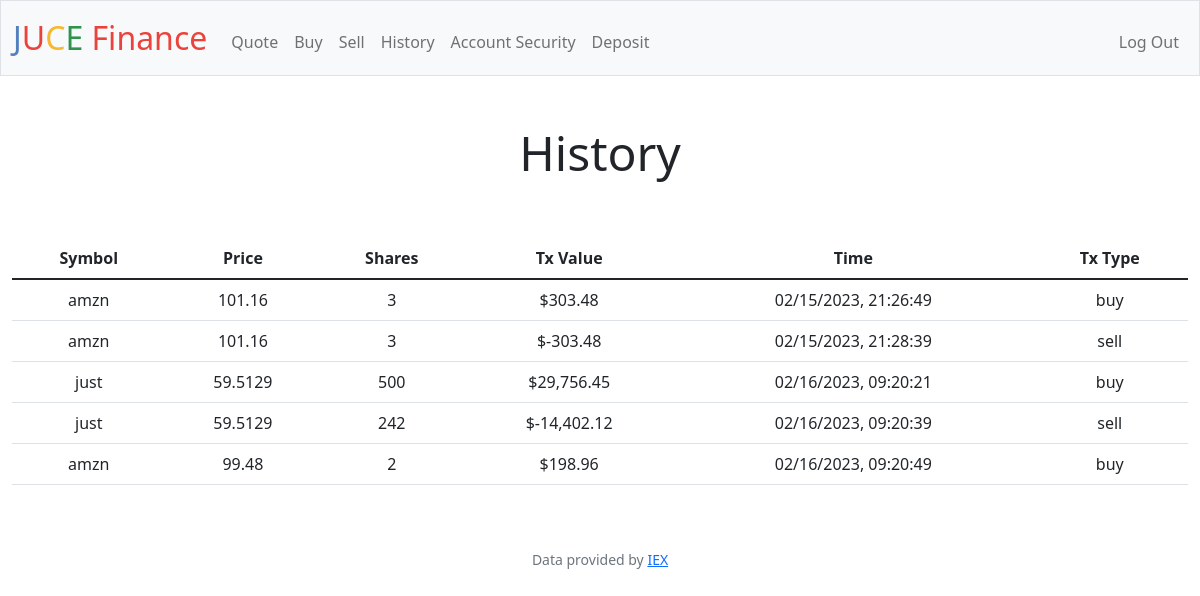
The app's page /history (signed in) with its own data.
### tables this page shows
CREATE TABLE history (id INTEGER PRIMARY KEY AUTOINCREMENT NOT NULL, userid NUMERIC NOT NULL, price NUMERIC NOT NULL, shares NUMERIC NOT NULL, cost NUMERIC NOT NULL, symbol TEXT NOT NULL, time DATE NOT NULL, type TEXT NOT NULL);

### app.py (the view)
@app.route("/history")
@login_required
def history():
    userid = session["user_id"]
    history = db.execute("SELECT * FROM history WHERE userid = ?", userid)
    return render_template("history.html", history=history)

### app.py (called while the page is built)
@app.after_request
def after_request(response):
    response.headers["Cache-Control"] = "no-cache, no-store, must-revalidate"
    response.headers["Expires"] = 0
    response.headers["Pragma"] = "no-cache"
    return response

### helpers.py (called while the page is built)
def login_required(f):
    @wraps(f)
    def decorated_function(*args, **kwargs):
        if session.get("user_id") is None:
            return redirect("/login")
        return f(*args, **kwargs)
    return decorated_function

### templates/history.html (shortened to what this page needs)
{% extends "layout.html" %}
{% block main %}
    <h1 class="header">History</h1>
    <br>
    <br>
    <table action="/history" class="table">
        <thead>
            <tr>
                <th>Symbol</th>
                <th>Price</th>
                <th>Shares</th>
                <th>Tx Value</th>
                <th>Time</th>
                <th>Tx Type</th>
            </tr>
        </thead>
        <tbody>
            {% for dict in history %}
                <tr>
                    <td>{{ dict.symbol }}</td>
                    <td>{{ dict.price }}</td>
                    <td>{{ dict.shares }}</td>
                    <td>{{ dict.cost }}</td>
                    <td>{{ dict.time }}</td>
                    <td>{{ dict.type }}</td>
                </tr>
            {% endfor %}
        </tbody>
    </table>
{% endblock %}

### static/styles.css (style rules this page uses)
.header { font-weight: bold; font-weight: 200; font-size: 3rem; }

### records on screen
history: symbol "amzn", price "101.16", shares "3", cost "$303.48", time "02/15/2023, 21:26:49", type "buy"
history: symbol "amzn", price "101.16", shares "3", cost "$-303.48", time "02/15/2023, 21:28:39", type "sell"
history: symbol "just", price "59.5129", shares "500", cost "$29,756.45", time "02/16/2023, 09:20:21", type "buy"
history: symbol "just", price "59.5129", shares "242", cost "$-14,402.12", time "02/16/2023, 09:20:39", type "sell"
history: symbol "amzn", price "99.48", shares "2", cost "$198.96", time "02/16/2023, 09:20:49", type "buy"
